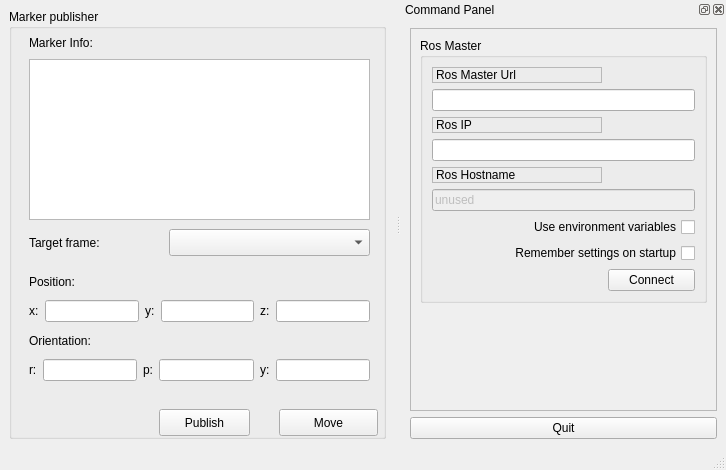
<?xml version="1.0" encoding="UTF-8"?>
<ui version="4.0">
 <class>MainWindowDesign</class>
 <widget class="QMainWindow" name="MainWindowDesign">
  <property name="geometry">
   <rect>
    <x>0</x>
    <y>0</y>
    <width>726</width>
    <height>470</height>
   </rect>
  </property>
  <property name="windowTitle">
   <string>QRosApp</string>
  </property>
  <property name="windowIcon">
   <iconset resource="../resources/images.qrc">
    <normaloff>:/images/icon.png</normaloff>:/images/icon.png</iconset>
  </property>
  <property name="locale">
   <locale language="English" country="Australia"/>
  </property>
  <widget class="QWidget" name="centralwidget">
   <layout class="QHBoxLayout">
    <item>
     <widget class="QGroupBox" name="groupBox_2">
      <property name="title">
       <string>Marker publisher</string>
      </property>
      <widget class="QPushButton" name="pubButton">
       <property name="geometry">
        <rect>
         <x>150</x>
         <y>400</y>
         <width>91</width>
         <height>27</height>
        </rect>
       </property>
       <property name="text">
        <string>Publish</string>
       </property>
      </widget>
      <widget class="QWidget" name="layoutWidget">
       <property name="geometry">
        <rect>
         <x>20</x>
         <y>260</y>
         <width>341</width>
         <height>112</height>
        </rect>
       </property>
       <layout class="QVBoxLayout" name="verticalLayout_2">
        <item>
         <widget class="QLabel" name="label_7">
          <property name="text">
           <string>Position:</string>
          </property>
         </widget>
        </item>
        <item>
         <layout class="QHBoxLayout" name="horizontalLayout">
          <item>
           <widget class="QLabel" name="label_4">
            <property name="text">
             <string>x:</string>
            </property>
           </widget>
          </item>
          <item>
           <widget class="QLineEdit" name="xPosition"/>
          </item>
          <item>
           <widget class="QLabel" name="label_5">
            <property name="text">
             <string>y:</string>
            </property>
           </widget>
          </item>
          <item>
           <widget class="QLineEdit" name="yPosition"/>
          </item>
          <item>
           <widget class="QLabel" name="label_6">
            <property name="text">
             <string>z:</string>
            </property>
           </widget>
          </item>
          <item>
           <widget class="QLineEdit" name="zPosition"/>
          </item>
         </layout>
        </item>
        <item>
         <widget class="QLabel" name="label_8">
          <property name="text">
           <string>Orientation:</string>
          </property>
         </widget>
        </item>
        <item>
         <layout class="QHBoxLayout" name="horizontalLayout_2">
          <item>
           <widget class="QLabel" name="rOrienLabel">
            <property name="text">
             <string>r:</string>
            </property>
           </widget>
          </item>
          <item>
           <widget class="QLineEdit" name="rOrien"/>
          </item>
          <item>
           <widget class="QLabel" name="pOrienLabel">
            <property name="text">
             <string>p:</string>
            </property>
           </widget>
          </item>
          <item>
           <widget class="QLineEdit" name="pOrien"/>
          </item>
          <item>
           <widget class="QLabel" name="yOrienLabel">
            <property name="text">
             <string>y:</string>
            </property>
           </widget>
          </item>
          <item>
           <widget class="QLineEdit" name="yOrien"/>
          </item>
         </layout>
        </item>
       </layout>
      </widget>
      <widget class="QComboBox" name="refFrame">
       <property name="geometry">
        <rect>
         <x>160</x>
         <y>220</y>
         <width>201</width>
         <height>27</height>
        </rect>
       </property>
      </widget>
      <widget class="QLabel" name="label_9">
       <property name="geometry">
        <rect>
         <x>20</x>
         <y>220</y>
         <width>111</width>
         <height>27</height>
        </rect>
       </property>
       <property name="text">
        <string>Target frame:</string>
       </property>
      </widget>
      <widget class="QPushButton" name="moveButton">
       <property name="geometry">
        <rect>
         <x>270</x>
         <y>400</y>
         <width>99</width>
         <height>27</height>
        </rect>
       </property>
       <property name="text">
        <string>Move</string>
       </property>
      </widget>
      <widget class="QPlainTextEdit" name="logInfo">
       <property name="geometry">
        <rect>
         <x>20</x>
         <y>50</y>
         <width>341</width>
         <height>161</height>
        </rect>
       </property>
      </widget>
      <widget class="QLabel" name="label_10">
       <property name="geometry">
        <rect>
         <x>20</x>
         <y>20</y>
         <width>111</width>
         <height>27</height>
        </rect>
       </property>
       <property name="text">
        <string>Marker Info:</string>
       </property>
      </widget>
     </widget>
    </item>
   </layout>
  </widget>
  <widget class="QStatusBar" name="statusbar"/>
  <widget class="QDockWidget" name="dock_status">
   <property name="sizePolicy">
    <sizepolicy hsizetype="Minimum" vsizetype="Preferred">
     <horstretch>0</horstretch>
     <verstretch>0</verstretch>
    </sizepolicy>
   </property>
   <property name="minimumSize">
    <size>
     <width>325</width>
     <height>395</height>
    </size>
   </property>
   <property name="allowedAreas">
    <set>Qt::RightDockWidgetArea</set>
   </property>
   <property name="windowTitle">
    <string>Command Panel</string>
   </property>
   <attribute name="dockWidgetArea">
    <number>2</number>
   </attribute>
   <widget class="QWidget" name="dockWidgetContents_2">
    <layout class="QVBoxLayout" name="verticalLayout">
     <item>
      <widget class="QFrame" name="frame">
       <property name="sizePolicy">
        <sizepolicy hsizetype="Minimum" vsizetype="Preferred">
         <horstretch>0</horstretch>
         <verstretch>0</verstretch>
        </sizepolicy>
       </property>
       <property name="frameShape">
        <enum>QFrame::StyledPanel</enum>
       </property>
       <property name="frameShadow">
        <enum>QFrame::Raised</enum>
       </property>
       <layout class="QVBoxLayout" name="verticalLayout_3">
        <item>
         <widget class="QGroupBox" name="groupBox">
          <property name="title">
           <string>Ros Master</string>
          </property>
          <layout class="QGridLayout" name="gridLayout">
           <item row="0" column="0">
            <widget class="QLabel" name="label">
             <property name="frameShape">
              <enum>QFrame::StyledPanel</enum>
             </property>
             <property name="frameShadow">
              <enum>QFrame::Raised</enum>
             </property>
             <property name="text">
              <string>Ros Master Url</string>
             </property>
            </widget>
           </item>
           <item row="1" column="0" colspan="2">
            <widget class="QLineEdit" name="line_edit_master">
             <property name="text">
              <string/>
             </property>
            </widget>
           </item>
           <item row="2" column="0">
            <widget class="QLabel" name="label_2">
             <property name="frameShape">
              <enum>QFrame::StyledPanel</enum>
             </property>
             <property name="frameShadow">
              <enum>QFrame::Raised</enum>
             </property>
             <property name="text">
              <string>Ros IP</string>
             </property>
            </widget>
           </item>
           <item row="3" column="0" colspan="2">
            <widget class="QLineEdit" name="line_edit_host">
             <property name="text">
              <string/>
             </property>
            </widget>
           </item>
           <item row="4" column="0">
            <widget class="QLabel" name="label_3">
             <property name="frameShape">
              <enum>QFrame::StyledPanel</enum>
             </property>
             <property name="frameShadow">
              <enum>QFrame::Raised</enum>
             </property>
             <property name="text">
              <string>Ros Hostname</string>
             </property>
            </widget>
           </item>
           <item row="5" column="0" colspan="2">
            <widget class="QLineEdit" name="line_edit_topic">
             <property name="enabled">
              <bool>false</bool>
             </property>
             <property name="text">
              <string>unused</string>
             </property>
            </widget>
           </item>
           <item row="6" column="0" colspan="2">
            <widget class="QCheckBox" name="checkbox_use_environment">
             <property name="layoutDirection">
              <enum>Qt::RightToLeft</enum>
             </property>
             <property name="text">
              <string>Use environment variables</string>
             </property>
            </widget>
           </item>
           <item row="7" column="0" colspan="2">
            <widget class="QCheckBox" name="checkbox_remember_settings">
             <property name="layoutDirection">
              <enum>Qt::RightToLeft</enum>
             </property>
             <property name="text">
              <string>Remember settings on startup</string>
             </property>
            </widget>
           </item>
           <item row="8" column="0">
            <spacer name="horizontalSpacer">
             <property name="orientation">
              <enum>Qt::Horizontal</enum>
             </property>
             <property name="sizeHint" stdset="0">
              <size>
               <width>170</width>
               <height>21</height>
              </size>
             </property>
            </spacer>
           </item>
           <item row="8" column="1">
            <widget class="QPushButton" name="button_connect">
             <property name="enabled">
              <bool>true</bool>
             </property>
             <property name="sizePolicy">
              <sizepolicy hsizetype="MinimumExpanding" vsizetype="Fixed">
               <horstretch>0</horstretch>
               <verstretch>0</verstretch>
              </sizepolicy>
             </property>
             <property name="toolTip">
              <string>Set the target to the current joint trajectory state.</string>
             </property>
             <property name="statusTip">
              <string>Clear all waypoints and set the target to the current joint trajectory state.</string>
             </property>
             <property name="text">
              <string>Connect</string>
             </property>
            </widget>
           </item>
          </layout>
         </widget>
        </item>
        <item>
         <spacer name="verticalSpacer_3">
          <property name="orientation">
           <enum>Qt::Vertical</enum>
          </property>
          <property name="sizeHint" stdset="0">
           <size>
            <width>20</width>
            <height>233</height>
           </size>
          </property>
         </spacer>
        </item>
       </layout>
      </widget>
     </item>
     <item>
      <widget class="QPushButton" name="quit_button">
       <property name="sizePolicy">
        <sizepolicy hsizetype="MinimumExpanding" vsizetype="Fixed">
         <horstretch>0</horstretch>
         <verstretch>0</verstretch>
        </sizepolicy>
       </property>
       <property name="text">
        <string>Quit</string>
       </property>
      </widget>
     </item>
    </layout>
   </widget>
  </widget>
  <action name="action_Quit">
   <property name="text">
    <string>&amp;Quit</string>
   </property>
   <property name="shortcut">
    <string>Ctrl+Q</string>
   </property>
   <property name="shortcutContext">
    <enum>Qt::ApplicationShortcut</enum>
   </property>
  </action>
  <action name="action_Preferences">
   <property name="text">
    <string>&amp;Preferences</string>
   </property>
  </action>
  <action name="actionAbout">
   <property name="text">
    <string>&amp;About</string>
   </property>
  </action>
  <action name="actionAbout_Qt">
   <property name="text">
    <string>About &amp;Qt</string>
   </property>
  </action>
 </widget>
 <resources>
  <include location="../resources/images.qrc"/>
 </resources>
 <connections>
  <connection>
   <sender>action_Quit</sender>
   <signal>triggered()</signal>
   <receiver>MainWindowDesign</receiver>
   <slot>close()</slot>
   <hints>
    <hint type="sourcelabel">
     <x>-1</x>
     <y>-1</y>
    </hint>
    <hint type="destinationlabel">
     <x>399</x>
     <y>299</y>
    </hint>
   </hints>
  </connection>
  <connection>
   <sender>quit_button</sender>
   <signal>clicked()</signal>
   <receiver>MainWindowDesign</receiver>
   <slot>close()</slot>
   <hints>
    <hint type="sourcelabel">
     <x>859</x>
     <y>552</y>
    </hint>
    <hint type="destinationlabel">
     <x>469</x>
     <y>299</y>
    </hint>
   </hints>
  </connection>
 </connections>
</ui>
